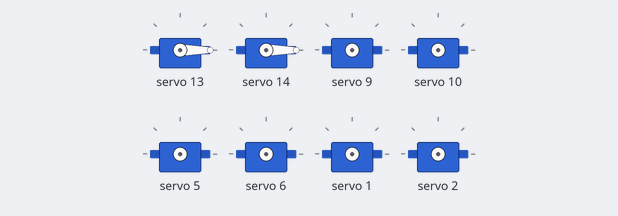
Recording of a program running on a simulated Arduino Uno, built with avr-gcc and run on an emulated ATmega328P. Parts: 8 × servo.

Above: at 0.1 s.
At 4.1 s:
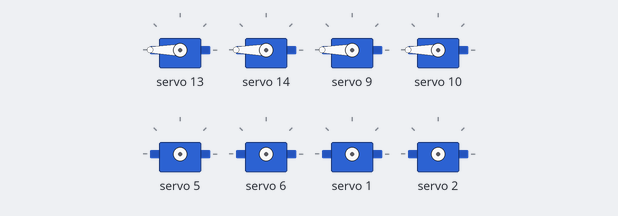
At 6.1 s:
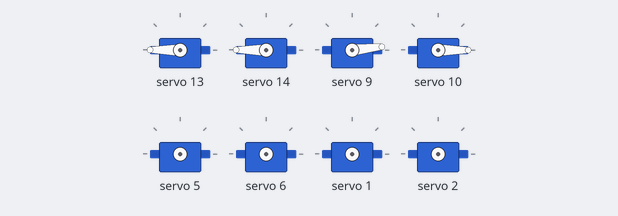
At 10.1 s:
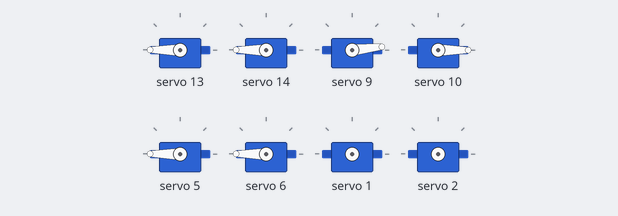
At 20.1 s:
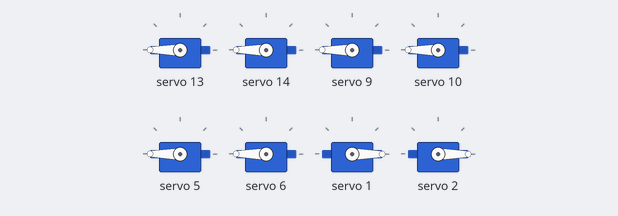
At 38.1 s:
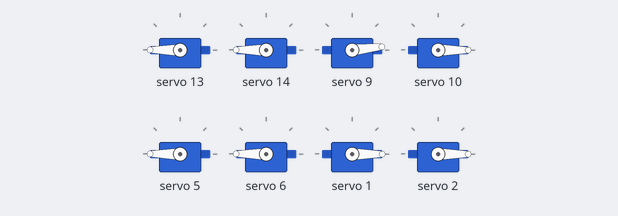
Timing chart, 0 to 39.6 s (numbered marks = the images above):
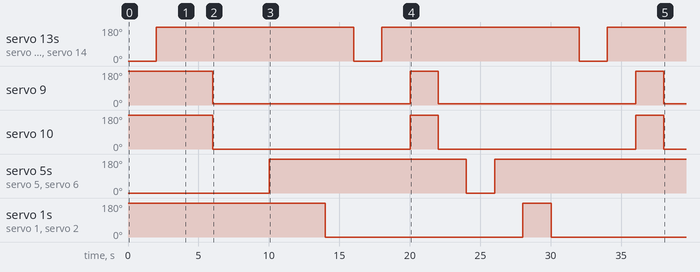

The program:

main.cpp
```cpp
#include <Wire.h>
#include <Adafruit_PWMServoDriver.h>
#include <Arduino.h>

Adafruit_PWMServoDriver servo = Adafruit_PWMServoDriver();

#define servoMIN 150
#define servoMAX 650

void setup() {
  servo.begin();
  servo.setPWMFreq(60);
}

void loop() {
  servo.setPWM(13, 0, 110);
  servo.setPWM(14, 0, 130);
  delay(2000);
  servo.setPWM(13, 0, 600);
  servo.setPWM(14, 0, 630);
  delay(2000);

  servo.setPWM(9, 0, 650);
  servo.setPWM(10, 0, 640);
  delay(2000);
  servo.setPWM(9, 0, 150);
  servo.setPWM(10, 0, 120);
  delay(2000);

  servo.setPWM(5, 0, 120);
  servo.setPWM(6, 0, 120);
  delay(2000);
  servo.setPWM(5, 0, 620);
  servo.setPWM(6, 0, 650);
  delay(2000);

  servo.setPWM(1, 0, 605);
  servo.setPWM(2, 0, 650);
  delay(2000);
  servo.setPWM(1, 0, 110);
  servo.setPWM(2, 0, 110);
  delay(2000);
}
```

Measured:
- by itself, servo 13, servo 14: alternates 180° for 14.0 s and 0° for 2.0 s
- by itself, servo 9: alternates 180° for 2.0 s and 6° for 14.0 s
- by itself, servo 10: alternates 180° for 2.0 s and 0° for 14.0 s
- by itself, servo 5, servo 6: 0° → 180° at 10.0 s, → 0° 14.0 s later, → 180° 2.0 s later
- by itself, servo 1, servo 2: 180° → 0° at 14.0 s, → 180° 14.0 s later, → 0° 2.0 s later
